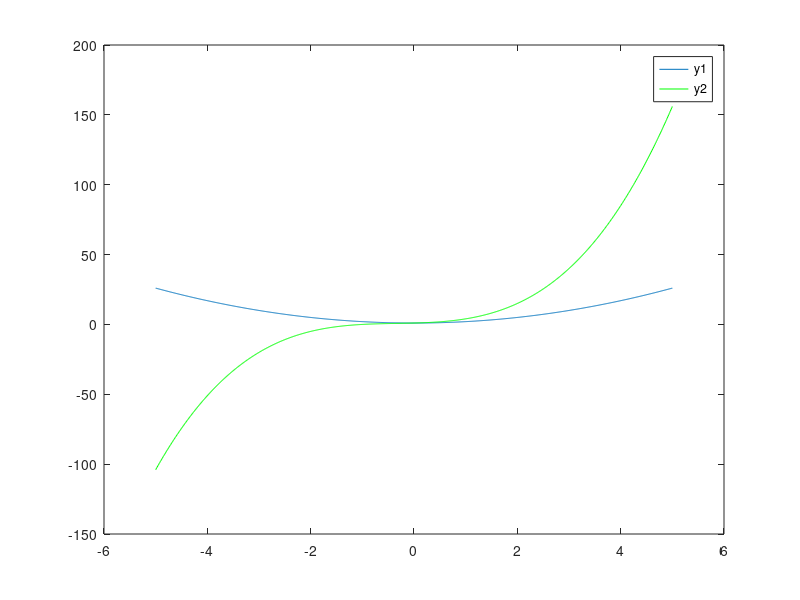

MATLAB code to generate this figure: (Note: this script raises an error after producing the figure.)
X= -5:0.01:5;
y1 = X.^2+1;
y2 = X.^3+X.^2+X+1;

figure(2)
plot(X,y1);
hold on;
plot(X,y2,'g');
legend('y1', 'y2');

X= -5:0.01:5;
[rows, cols]=size(X);
%Y1 = zeros(1,cols);

% for i=1:cols
%     [aY1, Y2] = calculate(X);
%     Y1(i)=aY1;
%     
%     figure(997);
%     clf;grid;plot(Y1);    
% end
[Y1, Y2] = calculate(X);
figure(997);
clf;grid;plot(Y1);

figure;
subplot(1,2,1);
grid;
plot(X,y1,'g');
title('Exercise 1');
xlabel('X values');
ylabel('Y values');

subplot(1,2,2);
plot(Y1);
title('Exercise 2');
xlabel('X values');
ylabel('Y values');




function [Y1, Y2] = calculate (x)    
    Y1 = x.^2+1;
    Y2 = x.^3+x.^2+x+1;
end
